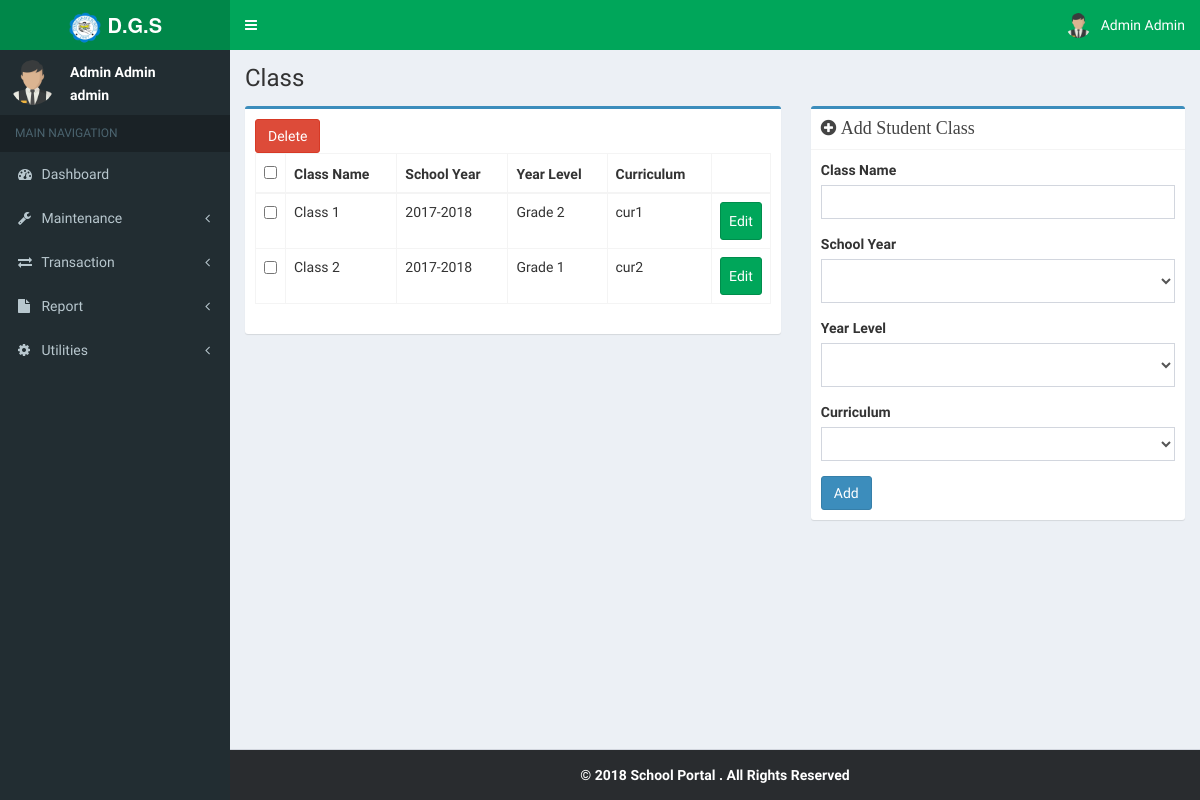
Screenshot of /class.php (signed in) with the database file from the repository.
### tables this page shows
CREATE TABLE `usertbl` (
  `id` int(11) NOT NULL,
  `username` varchar(140) NOT NULL,
  `password` varchar(100) NOT NULL,
  `fname` varchar(140) NOT NULL,
  `mname` varchar(140) NOT NULL,
  `lname` varchar(140) NOT NULL,
  `contact` varchar(140) NOT NULL,
  `usertype` varchar(50) NOT NULL,
  `status` int(11) NOT NULL,
  `profile_pic` varchar(170) NOT NULL
);

CREATE TABLE `tblclass` (
  `id` int(11) NOT NULL,
  `classname` varchar(20) NOT NULL,
  `schoolyearid` int(11) NOT NULL,
  `yearlevelid` int(11) NOT NULL,
  `cur_id` int(11) NOT NULL
);

CREATE TABLE `tblschoolyear` (
  `id` int(11) NOT NULL,
  `schoolyear` varchar(20) NOT NULL,
  `status` int(11) NOT NULL
);

CREATE TABLE `tblyearlevel` (
  `id` int(11) NOT NULL,
  `yearlevel` varchar(20) NOT NULL,
  `description` varchar(50) NOT NULL
);

CREATE TABLE `curriculumtbl` (
  `id` int(11) NOT NULL,
  `curname` varchar(200) NOT NULL,
  `gradelevel` varchar(100) NOT NULL,
  `datecreated` varchar(170) NOT NULL
);

### session.php (called while the page is built, shortened)
<?php
if (isset($_SESSION['username']))
{
	$username = $_SESSION['username'];
}
else
{
	header("Location: index.php");
	exit();
}
$result = mysqli_query($con,"SELECT * FROM usertbl WHERE username = '$username'")or die(mysqli_error($con));
$user_rows = mysqli_fetch_array($result);
$username = $user_rows['username'];
$fname = $user_rows['fname'];
$lname = $user_rows['lname'];
$profile_pic = $user_rows['profile_pic'];
$name = $fname." ".$lname;
?>

### class.php (the view, shortened to what this page needs)
<!DOCTYPE html>
<html>
<head>
	<?php include "inc/navbar.php"; ?>
</head>
<body class="hold-transition fixed skin-green sidebar-mini">
	<div class="wrapper">
		<?php include "inc/header.php"; ?>
		<div class="content-wrapper">
			<section class="content-header">
				<h1> Class </h1>
			</section>
			<section class="content">
				<div class="row">
					<div class="col-sm-7">
						<div class="box box-primary">
							<div class="box-body">
								<form id="submit_yearlevel" action="crud_function.php" method="post">
									<div class="tables">
										<button type="button" id="del_yearlevel" class="btn btn-danger">Delete</button>
										<table class="table table-bordered">
											<thead>
												<tr>
													<th><input type="checkbox" id="checkall"></th>
													<th>Class Name</th>
													<th>School Year</th>
													<th>Year Level</th>
													<th>Curriculum</th>
													<th></th>
												</tr>
											</thead>
											<tbody>
												<?php
												$query = "SELECT * FROM tblclass";
												$result = mysqli_query($con, $query);
												while($row = mysqli_fetch_array($result))
												{
													?>
													<tr>
														<td width="20"><input type="checkbox" id="record" name="classid[]" value="<?php echo $row['id']; ?>"></td>
														<td><?php echo $row['classname']; ?></td>
														<?php
														$query2 = "SELECT schoolyear FROM tblschoolyear WHERE id = '" . $row['schoolyearid'] . "'";
														$result2 = mysqli_query($con, $query2);
														$schoolyear = "";
														while($rows = mysqli_fetch_array($result2))
														{
															$schoolyear = $rows['schoolyear'];
														}
														?>
														<td><?php echo $schoolyear; ?></td>
														<?php
														$query3 = "SELECT yearlevel FROM tblyearlevel WHERE id = '" . $row['yearlevelid'] . "'";
														$result3 = mysqli_query($con, $query3);
														$yearlevel = "";
														while($rows = mysqli_fetch_array($result3))
														{
															$yearlevel = $rows['yearlevel'];
														}
														?>
														<td><?php echo $yearlevel; ?></td>
														<td>
															<?php
																$query4 = "SELECT * FROM curriculumtbl WHERE id = " . $row['cur_id'];
																$result4 = mysqli_query($con, $query4);
																$curname = "";
																while($rows = mysqli_fetch_array($result4))
																{
																	$curname = $rows['curname'];
																}
																echo $curname;
															?>
														</td>
														<td width="50">
															<button
 															type="button"
 															style="margin:0px;padding:8px;"
 															cl-na="<?php echo $row['classname']; ?>"
 															classid="<?php echo $row['id']; ?>"
 															schoolyearid="<?php echo $row['schoolyearid']; ?>"
 															yearlevelid="<?php echo $row['yearlevelid']; ?>"
 															schoolyear="<?php echo $schoolyear; ?>"
 															yearlevel="<?php echo $yearlevel; ?>"
 															cur-id="<?php echo $row['cur_id']; ?>"
 															onclick="edit(this)"
 															class="btn btn-success">Edit
 														</button>
														</td>
													</tr>
													<?php } ?>
												</tbody>
											</table>
										</div>
									</form>
								</div>
							</div>
						</div>
						<div class="col-sm-5">
							<div class="box box-primary">
								<div class="box-header with-border">
									<h3 class="box-title"><i class="fa fa-plus-circle"> Add Student Class</i></h3>
								</div>
								<div class="box-body">
									<form action="crud_function.php" method="post">
										<div class="form-group">
											<label>Class Name</label>
											<input type="text" class="form-control" name="txtClassName" id="txtClassName" required>
										</div>
										<div class="form-group">
											<label>School Year</label>
											<select class="form-control" style="height:44px;" name="cboSchoolYear" id="cboSchoolYear" required>
												<option></option>
												<?php
												$query = "SELECT * FROM tblschoolyear";
												$result = mysqli_query($con, $query);
												while($row = mysqli_fetch_array($result))
												{
													?>
													<option><?php echo $row['schoolyear']; ?></option>
													<?php } ?>
												</select>
											</div>
											<div class="form-group">
												<label>Year Level</label>
												<select class="form-control" style="height:44px;" name="cboYearLevel"  id="cboYearLevel" required>
													<option></option>
													<?php
													$query = "SELECT * FROM tblyearlevel";
													$result = mysqli_query($con, $query);
													while($row = mysqli_fetch_array($result)){
														?>
														<option><?php echo $row['yearlevel']; ?></option>
														<?php } ?>
													</select>
												</div>
												<div class="form-group">
													<label>Curriculum</label>
													<select name="cboCurriculum" id="cboCurriculum" class="form-control">
														<option></option>
														<?php
															$query = "SELECT * FROM curriculumtbl";
															$result = mysqli_query($con, $query);
															while($row = mysqli_fetch_array($result))
															{
																?>
																<option value="<?php echo $row['id']; ?>"><?php echo $row['curname']; ?></option>
																<?php
															}
														?>
													</select>
												</div>
												<button type="submit" name="btnAddClass" id="btnAddClass"  class="btn btn-primary">Add</button>
											</form>
										</div>
									</div>
								</div>
							</div>
						</section>
					</div>
					<?php include "inc/sidebar.php"; ?>
				</div>
				<?php include "inc/script.php"; ?>
			</body>
			</html>

### inc/header.php (shortened to what this page needs)
<header class="main-header">
	<a href="admin_dashboard.php" class="logo">
		<span class="logo-lg"><b><img src="images/logo.png" width="34" height="32"> D.G.S</b></span>
	</a>
	<nav class="navbar navbar-static-top">
		<a class="sidebar-toggle" data-toggle="offcanvas" role="button">
		</a>
		<div class="navbar-custom-menu">
			<ul class="nav navbar-nav">
				<li class="dropdown user user-menu">
					<a href="#" class="dropdown-toggle" data-toggle="dropdown">
						<img src="<?php echo $profile_pic; ?>" class="user-image" alt="User Image">
						<span class="hidden-xs"><?php echo $name; ?></span>
					</a>
				</li>
			</ul>
		</div>
	</nav>
</header>

### inc/sidebar.php (shortened to what this page needs)
<aside class="main-sidebar">
 <section class="sidebar">
  <div class="user-panel">
   <div class="pull-left image">
    <img src="<?php echo $profile_pic; ?>" class="img-circle">
  </div>
  <div class="pull-left info">
    <p><?php echo $name; ?></p>
    <p><?php echo $username; ?></p>
  </div>
</div>
<ul class="sidebar-menu">
 <li class="header">MAIN NAVIGATION</li>
 <li>
  <a href="admin_dashboard.php">
   <i class="fa fa-dashboard"></i> <span>Dashboard</span>
 </a>
</li>
<li class="treeview slesson" onclick="setmodule('Student Lesson')">
  <a href="#">
   <i class="fa fa-wrench"></i>
   <span>Maintenance</span>
   <span class="pull-right-container">
    <span class="fa fa-angle-left pull-right"></span>
  </span>
</a>
</li>
<li class="treeview slesson" onclick="setmodule('Student Lesson')">
  <a href="#">
   <i class="fa fa-exchange"></i>
   <span>Transaction</span>
   <span class="pull-right-container">
    <span class="fa fa-angle-left pull-right"></span>
  </span>
</a>
</li>
<li class="treeview slesson" onclick="setmodule('Student Lesson')">
  <a href="#">
   <i class="fa fa-file"></i>
   <span>Report</span>
   <span class="pull-right-container">
    <span class="fa fa-angle-left pull-right"></span>
  </span>
</a>
</li>
<li class="treeview slesson" onclick="setmodule('Student Lesson')">
  <a href="#">
   <i class="fa fa-cog"></i>
   <span>Utilities</span>
   <span class="pull-right-container">
    <span class="fa fa-angle-left pull-right"></span>
  </span>
</a>
</li>
</ul>
</section>
</aside>

### css/_all-skins.css (style rules this page uses)
.skin-green .main-header .navbar { background-color: #00a65a; }
.skin-green .main-header .navbar .nav > li > a { color: #ffffff; }
.skin-green .main-header .navbar .sidebar-toggle { color: #ffffff; }
.skin-green .main-header .navbar .sidebar-toggle { color: #fff; }
.skin-green .main-header .logo { background-color: #008d4c; color: #ffffff; border-bottom: 0 solid transparent; }
.skin-green .content-header { background: transparent; }
.skin-green .wrapper, .skin-green .main-sidebar, .skin-green .left-side { background-color: #222d32; }
.skin-green .user-panel > .info, .skin-green .user-panel > .info > a { color: #fff; }
.skin-green .sidebar-menu > li.header { color: #4b646f; background: #1a2226; }
.skin-green .sidebar-menu > li > a { border-left: 3px solid transparent; }
.skin-green .sidebar a { color: #b8c7ce; }

### rows the page displays
usertbl: profile_pic (picture), name "Admin Admin", username "admin"
tblclass: classname "Class 1", schoolyearid.schoolyear "2017-2018", yearlevelid.yearlevel "Grade 2", curriculumtbl.curname "cur1"
tblclass: classname "Class 2", schoolyearid.schoolyear "2017-2018", yearlevelid.yearlevel "Grade 1", curriculumtbl.curname "cur2"
